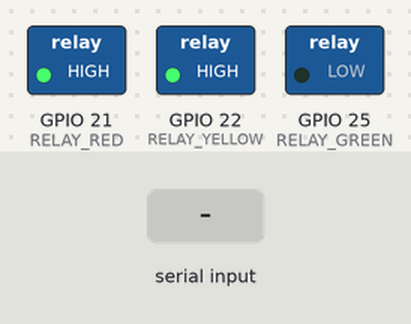
A sketch run on a simulated ESP32. Parts: switched loads named in the sketch (green lamp = pin HIGH). The test bench sets the inputs (shaded band). No radio packets arrive unless stated; the audio player accepts every command and is not drawn; what the sketch prints to the serial monitor is not drawn.

Above: at 21.4 s.
21.5 s: "CMD:APPROVE\n" received over the second serial link
At 26.2 s:
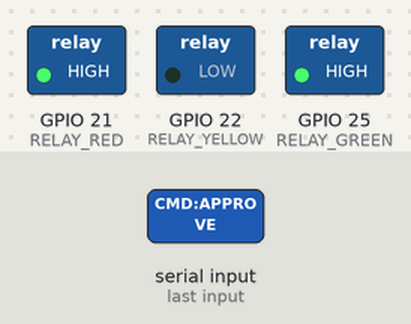
26.5 s: "CMD:RESET\n" received over the second serial link
At 32.4 s:
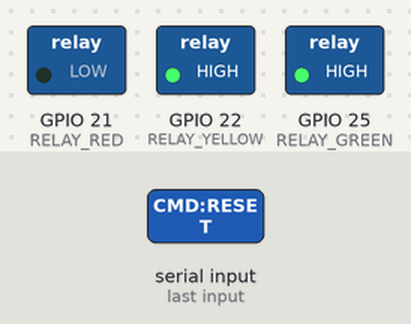
Timing chart, 0 to 53.0 s (numbered marks = the images above; inputs shaded):
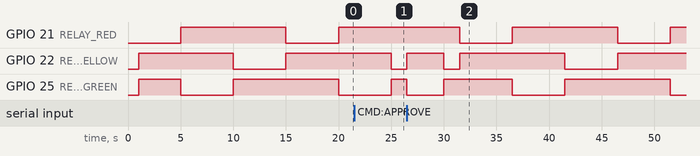

Measured:
- after the input at 26.5 s, GPIO 21 (RELAY_RED): alternates HIGH for 10.0 s and LOW for 5.0 s, starting after 5.0 s

The sketch:

ResQSyncTraffic.ino
```cpp
#include <SPI.h>
#include <LoRa.h>
#include "DFRobotDFPlayerMini.h"

// --- UART BRIDGE TO RASPBERRY PI ---
#define RXD2 16
#define TXD2 17

// --- LORA RADIO ---
#define LORA_SCK 18
#define LORA_MISO 19
#define LORA_MOSI 23
#define LORA_CS 5
#define LORA_DIO0 26

// --- TRAFFIC RELAYS (Active-LOW) ---
#define RELAY_RED 21
#define RELAY_YELLOW 22
#define RELAY_GREEN 25

// --- DFPLAYER MINI ---
#define DF_RX_PIN 4
#define DF_TX_PIN 13
#define DF_BUSY 14

// --- SENSORS ---
#define GAS_SENSOR 34

HardwareSerial DFSerial(1);
DFRobotDFPlayerMini myDFPlayer;

// --- STATE MACHINE VARIABLES ---
unsigned long lastLightChange = 0;
const long normalInterval = 5000; // 5 seconds per light

int currentLight = 0; // 0=Red, 1=Green, 2=Yellow
enum SystemState { NORMAL, PENDING_EMERGENCY, EMERGENCY_ACTIVE, PENDING_RESET };
SystemState state = NORMAL;

unsigned long transitionStartTime = 0;
const long transitionDelay = 5000; // 5 seconds for corridor transitions

bool loraOnline = false;
bool audioOnline = false;

void setPhysicalLights(int lightMode) {
  // Active-LOW Logic
  digitalWrite(RELAY_RED, lightMode == 0 ? LOW : HIGH);
  digitalWrite(RELAY_GREEN, lightMode == 1 ? LOW : HIGH);
  digitalWrite(RELAY_YELLOW, lightMode == 2 ? LOW : HIGH);
}

void setup() {
  Serial.begin(115200);
  delay(1000); // Give serial monitor time to catch boot logs
  Serial2.begin(115200, SERIAL_8N1, RXD2, TXD2);

  pinMode(RELAY_RED, OUTPUT);
  pinMode(RELAY_YELLOW, OUTPUT);
  pinMode(RELAY_GREEN, OUTPUT);
  pinMode(DF_BUSY, INPUT);

  setPhysicalLights(0); // Start on Red

  // Initialize LoRa
  SPI.begin(LORA_SCK, LORA_MISO, LORA_MOSI, LORA_CS);
  LoRa.setPins(LORA_CS, -1, LORA_DIO0);
  if (!LoRa.begin(433E6)) {
    Serial.println("WARNING: LoRa Failed!");
    loraOnline = false;
  } else {
    loraOnline = true;
  }

  // Initialize DFPlayer
  DFSerial.begin(9600, SERIAL_8N1, DF_RX_PIN, DF_TX_PIN);
  if (myDFPlayer.begin(DFSerial, false, false)) {
    myDFPlayer.volume(25);
    audioOnline = true;
  } else {
    audioOnline = false;
  }

  Serial.println("TRAFFIC_ESP32_READY");
}

void loop() {
  unsigned long currentMillis = millis();

  // --- 1. TRAFFIC LIGHT STATE MACHINE ---
  if (state == NORMAL || state == PENDING_EMERGENCY || state == PENDING_RESET) {
    if (currentMillis - lastLightChange >= normalInterval) {
      lastLightChange = currentMillis;

      if (currentLight == 0) currentLight = 1;
      else if (currentLight == 1) currentLight = 2;
      else if (currentLight == 2) currentLight = 0;

      setPhysicalLights(currentLight);

      Serial2.print("SYNC:LIGHT:");
      Serial2.println(currentLight);
    }
  }

  // --- 2. EMERGENCY TRANSITION LOGIC ---
  if (state == PENDING_EMERGENCY) {
    if (currentMillis - transitionStartTime >= transitionDelay) {
      state = EMERGENCY_ACTIVE;
      currentLight = 1; // Force Green
      setPhysicalLights(currentLight);

      if (audioOnline) myDFPlayer.play(1);

      if (loraOnline) {
        LoRa.beginPacket();
        LoRa.print("RES:APPROVED");
        LoRa.endPacket();
      }

      Serial2.println("SYNC:CORRIDOR:ACTIVE");
    }
  }
  else if (state == PENDING_RESET) {
    if (currentMillis - transitionStartTime >= transitionDelay) {
      state = NORMAL;
      currentLight = 0; // Force Red
      setPhysicalLights(currentLight);
      lastLightChange = currentMillis;

      Serial2.println("SYNC:CORRIDOR:CLEARED");
    }
  }

  // --- 3. LORA RECEIVE ---
  if (loraOnline) {
    int packetSize = LoRa.parsePacket();
    if (packetSize) {
      String incoming = "";
      while (LoRa.available()) {
        incoming += (char)LoRa.read();
      }
      Serial2.println(incoming);
    }
  }

  // --- 4. RASPBERRY PI COMMANDS ---
  if (Serial2.available()) {
    String command = Serial2.readStringUntil('\n');
    command.trim();

    if (command == "CMD:APPROVE" && state == NORMAL) {
      state = PENDING_EMERGENCY;
      transitionStartTime = currentMillis;
      if (audioOnline) myDFPlayer.play(3);
      Serial2.println("SYNC:CORRIDOR:PENDING");
    }
    // FIX: Allow reset from PENDING or ACTIVE so it never gets stuck
    else if (command == "CMD:RESET" && (state == EMERGENCY_ACTIVE || state == PENDING_EMERGENCY)) {
      state = PENDING_RESET;
      transitionStartTime = currentMillis;
      if (audioOnline) myDFPlayer.play(2);
      Serial2.println("SYNC:RESET:PENDING");
    }
    else if (command == "CMD:SENSOR") {
      int gasVal = analogRead(GAS_SENSOR);
      Serial2.print("DATA:GAS:");
      Serial2.println(gasVal);
    }
  }
}
```
